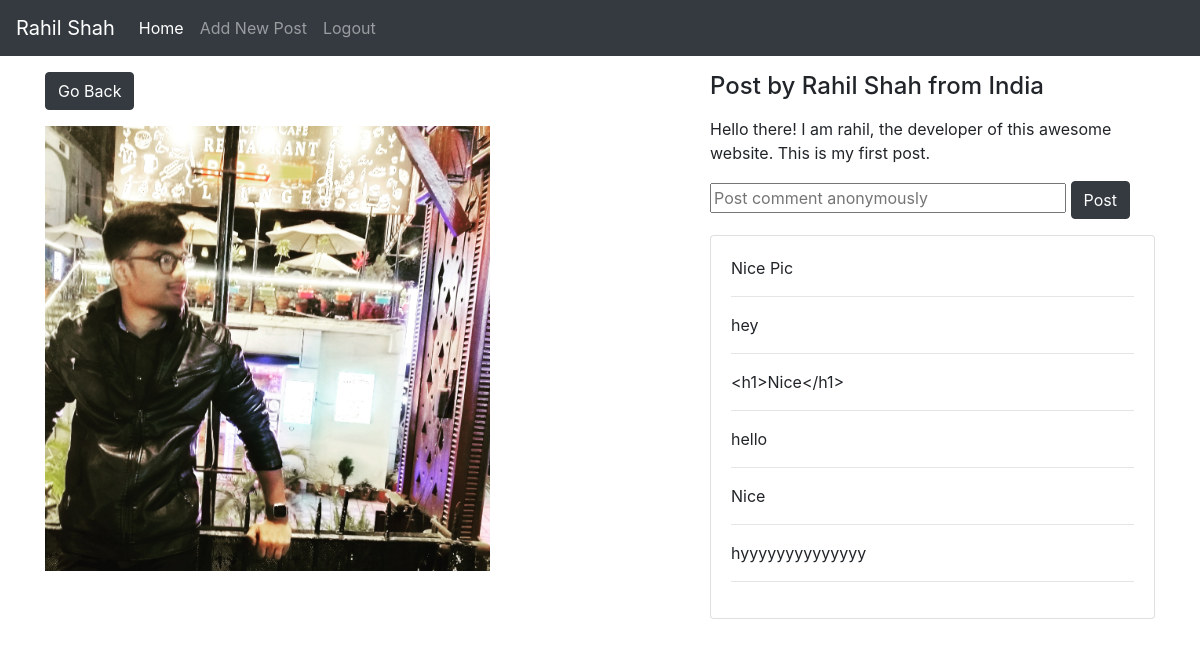
Page /view/2/ on the committed database.
### one/models.py (models this page shows, shortened)
class newpost(models.Model):
    name = models.CharField(max_length=200)
    email = models.EmailField(max_length=100, null=False, blank=False, default="abc@xyz.com")
    location = models.CharField(max_length=20, default="India")
    description = models.TextField()
    image = models.ImageField(null=False,blank=False)

class comment(models.Model):
    content = models.CharField(max_length=500)

### one/views.py (the view, shortened to what this page needs)
# urls.py: path('view/<int:pk>/',views.view, name='viewpost'),
def view(request, pk):
    post = newpost.objects.get(id=pk)
    commentdb = comment.objects.all()
    contents = {'post': post, 'commentdb': commentdb}
    return render(request, 'one/view.html', contents)

### one/templates/one/view.html (shortened to what this page needs)
<!DOCTYPE html>
<html lang="en">
<head>
    <link rel="stylesheet" href="https://maxcdn.bootstrapcdn.com/bootstrap/4.0.0/css/bootstrap.min.css">
</head>
<body>
    <nav class="navbar navbar-expand-lg navbar-dark bg-dark">
        <a class="navbar-brand" href="/">Rahil Shah</a>
        <div class="collapse navbar-collapse" id="navbarNavAltMarkup">
          <div class="navbar-nav">
            <a class="nav-item nav-link active" href="/">Home <span class="sr-only">(current)</span></a>
            <a class="nav-item nav-link" href="/new">Add New Post</a>
            <a class="nav-item nav-link" href="#">Logout</a>
          </div>
        </div>
    </nav>
    <div class="container">
        <div class="row justify-content-center">
            <div class="col-md-7">
                <a href="{% url 'home' %}" class="btn btn-dark my-3">Go Back</a>
                <div>
                    <img style="width: 70%" src="{{post.image.url}}" alt="">
                </div>
            </div>
            <div class="col-md-5">
                <h4 class="my-3">Post by {{post.name}} from {{post.location}}</h4>
                <p class="my-3">{{post.description}}</p>
                <form action="" method="POST">
                    <input type="text" name="content" placeholder="Post comment anonymously" style="width: 80%;">
                    <input type="submit" value="Post" class="btn btn-dark">
                </form>
                <div class="card mt-3">
                    <div class="card-body">
                    {% for singlecomment in commentdb %}
                      <p>{{singlecomment.content}}</p> <hr>
                    {% endfor %}
                    </div>
                  </div>
            </div>
        </div>
    </div>
</body>
</html>

### rows in the picture
newpost: image (picture), name "Rahil Shah", location "India", description "Hello there! I am rahil, the developer of this awesome website. This is my first post."
comment: content "Nice Pic"
comment: content "hey"
comment: content "<h1>Nice</h1>"
comment: content "hello"
comment: content "Nice"
comment: content "hyyyyyyyyyyyyyy"
